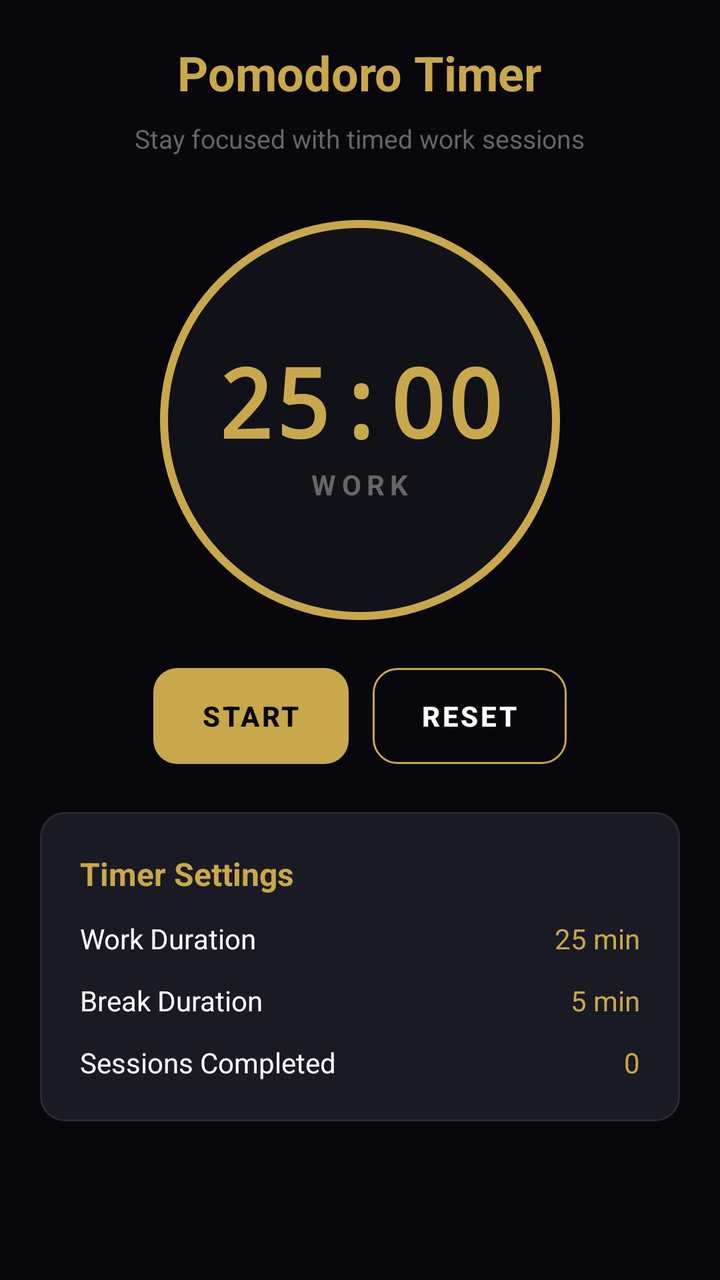
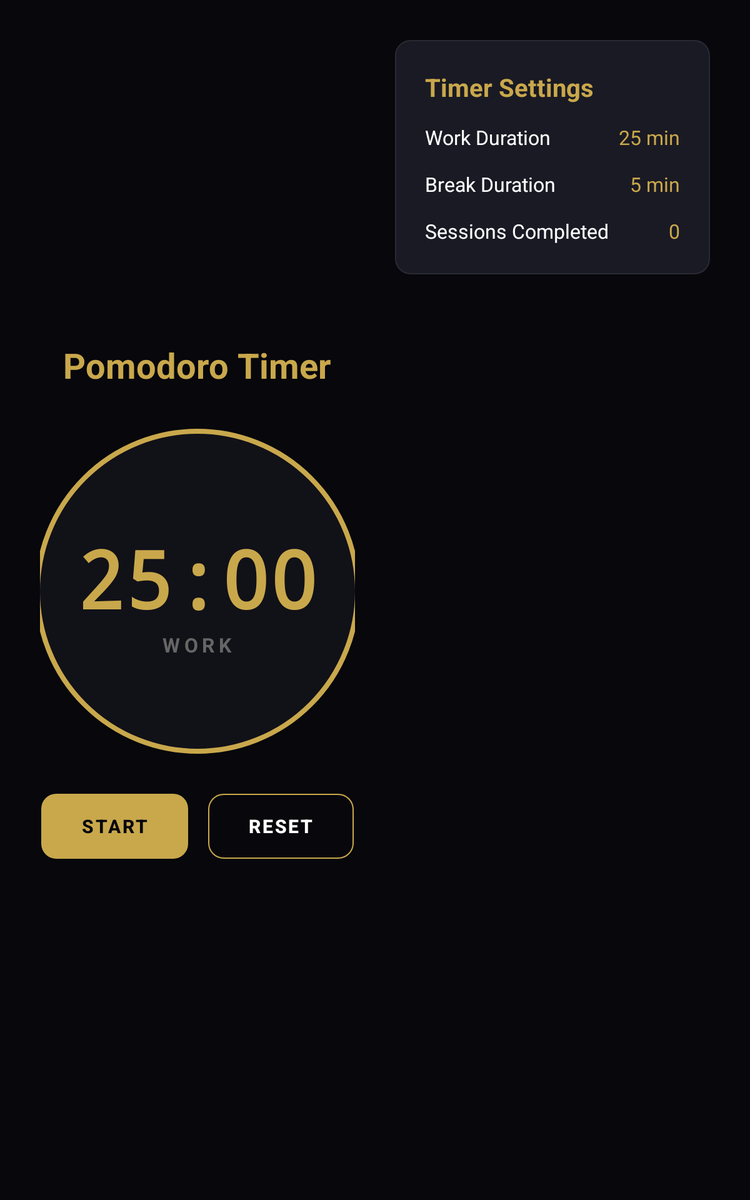

Compare how this app lays out the same screen by default and in its alternative resource folder. The renders come first, then the two layout files and the values they reference.
<!-- AndroidManifest.xml: application theme Theme.FocusForge -->
<!-- res/layout/fragment_timer.xml -->
<?xml version="1.0" encoding="utf-8"?>
<LinearLayout xmlns:android="http://schemas.android.com/apk/res/android"
    android:layout_width="match_parent"
    android:layout_height="match_parent"
    android:orientation="vertical"
    android:background="@color/bg_primary"
    android:padding="20dp"
    android:gravity="center_horizontal">

    <TextView
        android:layout_width="wrap_content"
        android:layout_height="wrap_content"
        android:text="Pomodoro Timer"
        android:textColor="@color/gold"
        android:textSize="24sp"
        android:textStyle="bold"
        android:layout_marginBottom="8dp" />

    <TextView
        android:layout_width="wrap_content"
        android:layout_height="wrap_content"
        android:text="Stay focused with timed work sessions"
        android:textColor="@color/text_muted"
        android:textSize="13sp"
        android:layout_marginBottom="32dp" />

    
    <LinearLayout
        android:layout_width="200dp"
        android:layout_height="200dp"
        android:orientation="vertical"
        android:gravity="center"
        android:background="@drawable/timer_circle"
        android:layout_marginBottom="24dp">

        <TextView
            android:id="@+id/timerText"
            android:layout_width="wrap_content"
            android:layout_height="wrap_content"
            android:text="25:00"
            android:textColor="@color/gold"
            android:textSize="48sp"
            android:textStyle="bold"
            android:fontFamily="monospace" />

        <TextView
            android:id="@+id/timerLabel"
            android:layout_width="wrap_content"
            android:layout_height="wrap_content"
            android:text="WORK"
            android:textColor="@color/text_muted"
            android:textSize="14sp"
            android:textStyle="bold"
            android:letterSpacing="0.2" />
    </LinearLayout>

    
    <LinearLayout
        android:layout_width="wrap_content"
        android:layout_height="wrap_content"
        android:orientation="horizontal"
        android:layout_marginBottom="24dp">

        <Button
            android:id="@+id/btnStart"
            android:layout_width="wrap_content"
            android:layout_height="48dp"
            android:text="START"
            android:textColor="@color/bg_primary"
            android:textStyle="bold"
            android:textSize="14sp"
            android:background="@drawable/button_gold_bg"
            android:paddingHorizontal="24dp"
            android:layout_marginEnd="12dp" />

        <Button
            android:id="@+id/btnReset"
            android:layout_width="wrap_content"
            android:layout_height="48dp"
            android:text="RESET"
            android:textColor="@color/text_primary"
            android:textStyle="bold"
            android:textSize="14sp"
            android:background="@drawable/button_outline_bg"
            android:paddingHorizontal="24dp" />
    </LinearLayout>

    
    <LinearLayout
        android:layout_width="match_parent"
        android:layout_height="wrap_content"
        android:orientation="vertical"
        android:background="@drawable/card_bg"
        android:padding="20dp">

        <TextView
            android:layout_width="wrap_content"
            android:layout_height="wrap_content"
            android:text="Timer Settings"
            android:textColor="@color/gold"
            android:textSize="16sp"
            android:textStyle="bold"
            android:layout_marginBottom="12dp" />

        
        <LinearLayout
            android:layout_width="match_parent"
            android:layout_height="wrap_content"
            android:orientation="horizontal"
            android:gravity="center_vertical"
            android:layout_marginBottom="12dp">

            <TextView
                android:layout_width="0dp"
                android:layout_height="wrap_content"
                android:layout_weight="1"
                android:text="Work Duration"
                android:textColor="@color/text_primary"
                android:textSize="14sp" />

            <TextView
                android:id="@+id/workDuration"
                android:layout_width="wrap_content"
                android:layout_height="wrap_content"
                android:text="25 min"
                android:textColor="@color/gold"
                android:textSize="14sp" />
        </LinearLayout>

        
        <LinearLayout
            android:layout_width="match_parent"
            android:layout_height="wrap_content"
            android:orientation="horizontal"
            android:gravity="center_vertical"
            android:layout_marginBottom="12dp">

            <TextView
                android:layout_width="0dp"
                android:layout_height="wrap_content"
                android:layout_weight="1"
                android:text="Break Duration"
                android:textColor="@color/text_primary"
                android:textSize="14sp" />

            <TextView
                android:id="@+id/breakDuration"
                android:layout_width="wrap_content"
                android:layout_height="wrap_content"
                android:text="5 min"
                android:textColor="@color/gold"
                android:textSize="14sp" />
        </LinearLayout>

        
        <LinearLayout
            android:layout_width="match_parent"
            android:layout_height="wrap_content"
            android:orientation="horizontal"
            android:gravity="center_vertical">

            <TextView
                android:layout_width="0dp"
                android:layout_height="wrap_content"
                android:layout_weight="1"
                android:text="Sessions Completed"
                android:textColor="@color/text_primary"
                android:textSize="14sp" />

            <TextView
                android:id="@+id/sessionCount"
                android:layout_width="wrap_content"
                android:layout_height="wrap_content"
                android:text="0"
                android:textColor="@color/gold"
                android:textSize="14sp" />
        </LinearLayout>
    </LinearLayout>

</LinearLayout>
<!-- resources referenced by this layout -->
<resources>
  <color name="bg_primary">#07070C</color>
  <color name="gold">#C9A84C</color>
  <color name="text_muted">#666666</color>
  <color name="text_primary">#FFFFFF</color>
  <!-- drawable button_gold_bg (drawable) -->
  <?xml version="1.0" encoding="utf-8"?>
  <shape xmlns:android="http://schemas.android.com/apk/res/android"
      android:shape="rectangle">
      <solid android:color="#C9A84C" />
      <corners android:radius="12dp" />
  </shape>
  <!-- drawable button_outline_bg (drawable) -->
  <?xml version="1.0" encoding="utf-8"?>
  <shape xmlns:android="http://schemas.android.com/apk/res/android"
      android:shape="rectangle">
      <stroke android:width="1dp" android:color="#C9A84C" />
      <corners android:radius="12dp" />
      <solid android:color="@android:color/transparent" />
  </shape>
  <!-- drawable card_bg (drawable) -->
  <?xml version="1.0" encoding="utf-8"?>
  <shape xmlns:android="http://schemas.android.com/apk/res/android"
      android:shape="rectangle">
      <solid android:color="#1A1A24" />
      <corners android:radius="12dp" />
      <stroke
          android:width="1dp"
          android:color="#2A2A34" />
  </shape>
  <!-- drawable timer_circle (drawable) -->
  <?xml version="1.0" encoding="utf-8"?>
  <shape xmlns:android="http://schemas.android.com/apk/res/android"
      android:shape="oval">
      <stroke android:width="4dp" android:color="#C9A84C" />
      <solid android:color="#111118" />
      <size android:width="200dp" android:height="200dp" />
  </shape>
  <style name="Theme.FocusForge" parent="Theme.MaterialComponents.DayNight.NoActionBar">
          <item name="android:windowBackground">@color/bg_primary</item>
          <item name="android:statusBarColor">@color/bg_primary</item>
          <item name="android:navigationBarColor">@color/bg_primary</item>
          <item name="android:textColorPrimary">@color/text_primary</item>
          <item name="android:textColorSecondary">@color/text_secondary</item>
          <item name="colorPrimary">@color/gold</item>
          <item name="colorPrimaryVariant">@color/gold_dark</item>
          <item name="colorOnPrimary">@color/bg_primary</item>
          <item name="colorSecondary">@color/gold</item>
          <item name="colorOnSecondary">@color/bg_primary</item>
          <item name="bottomNavigationStyle">@style/Widget.FocusForge.BottomNav</item>
      </style>
  <color name="text_secondary">#999999</color>
  <color name="gold_dark">#8B6914</color>
  <style name="Widget.FocusForge.BottomNav" parent="Widget.MaterialComponents.BottomNavigationView.Colored">
          <item name="backgroundTint">@color/bg_secondary</item>
          <item name="itemIconTint">@color/gold</item>
          <item name="itemTextColor">@color/gold</item>
      </style>
  <color name="bg_secondary">#111118</color>
</resources>
<!-- res/layout-sw600dp/fragment_timer.xml (the repository's variant of the layout above) -->
<!-- drawn on a 7-inch tablet held upright -->
<?xml version="1.0" encoding="utf-8"?>
<LinearLayout xmlns:android="http://schemas.android.com/apk/res/android"
    android:layout_width="match_parent"
    android:layout_height="match_parent"
    android:orientation="horizontal"
    android:background="@color/bg_primary"
    android:padding="32dp">

    
    <LinearLayout
        android:layout_width="0dp"
        android:layout_height="match_parent"
        android:layout_weight="1"
        android:orientation="vertical"
        android:gravity="center"
        android:layout_marginEnd="32dp">

        <TextView
            android:layout_width="wrap_content"
            android:layout_height="wrap_content"
            android:text="Pomodoro Timer"
            android:textColor="@color/gold"
            android:textSize="28sp"
            android:textStyle="bold"
            android:layout_marginBottom="32dp" />

        <LinearLayout
            android:layout_width="260dp"
            android:layout_height="260dp"
            android:orientation="vertical"
            android:gravity="center"
            android:background="@drawable/timer_circle"
            android:layout_marginBottom="32dp">

            <TextView
                android:id="@+id/timerText"
                android:layout_width="wrap_content"
                android:layout_height="wrap_content"
                android:text="25:00"
                android:textColor="@color/gold"
                android:textSize="64sp"
                android:textStyle="bold"
                android:fontFamily="monospace" />

            <TextView
                android:id="@+id/timerLabel"
                android:layout_width="wrap_content"
                android:layout_height="wrap_content"
                android:text="WORK"
                android:textColor="@color/text_muted"
                android:textSize="16sp"
                android:textStyle="bold"
                android:letterSpacing="0.2" />
        </LinearLayout>

        <LinearLayout
            android:layout_width="wrap_content"
            android:layout_height="wrap_content"
            android:orientation="horizontal">

            <Button
                android:id="@+id/btnStart"
                android:layout_width="wrap_content"
                android:layout_height="52dp"
                android:text="START"
                android:textColor="@color/bg_primary"
                android:textStyle="bold"
                android:textSize="15sp"
                android:background="@drawable/button_gold_bg"
                android:paddingHorizontal="32dp"
                android:layout_marginEnd="16dp" />

            <Button
                android:id="@+id/btnReset"
                android:layout_width="wrap_content"
                android:layout_height="52dp"
                android:text="RESET"
                android:textColor="@color/text_primary"
                android:textStyle="bold"
                android:textSize="15sp"
                android:background="@drawable/button_outline_bg"
                android:paddingHorizontal="32dp" />
        </LinearLayout>
    </LinearLayout>

    
    <LinearLayout
        android:layout_width="0dp"
        android:layout_height="wrap_content"
        android:layout_weight="1"
        android:orientation="vertical"
        android:gravity="center_vertical">

        <LinearLayout
            android:layout_width="match_parent"
            android:layout_height="wrap_content"
            android:orientation="vertical"
            android:background="@drawable/card_bg"
            android:padding="24dp">

            <TextView
                android:layout_width="wrap_content"
                android:layout_height="wrap_content"
                android:text="Timer Settings"
                android:textColor="@color/gold"
                android:textSize="20sp"
                android:textStyle="bold"
                android:layout_marginBottom="16dp" />

            <LinearLayout
                android:layout_width="match_parent"
                android:layout_height="wrap_content"
                android:orientation="horizontal"
                android:gravity="center_vertical"
                android:layout_marginBottom="16dp">

                <TextView
                    android:layout_width="0dp"
                    android:layout_height="wrap_content"
                    android:layout_weight="1"
                    android:text="Work Duration"
                    android:textColor="@color/text_primary"
                    android:textSize="16sp" />

                <TextView
                    android:id="@+id/workDuration"
                    android:layout_width="wrap_content"
                    android:layout_height="wrap_content"
                    android:text="25 min"
                    android:textColor="@color/gold"
                    android:textSize="16sp" />
            </LinearLayout>

            <LinearLayout
                android:layout_width="match_parent"
                android:layout_height="wrap_content"
                android:orientation="horizontal"
                android:gravity="center_vertical"
                android:layout_marginBottom="16dp">

                <TextView
                    android:layout_width="0dp"
                    android:layout_height="wrap_content"
                    android:layout_weight="1"
                    android:text="Break Duration"
                    android:textColor="@color/text_primary"
                    android:textSize="16sp" />

                <TextView
                    android:id="@+id/breakDuration"
                    android:layout_width="wrap_content"
                    android:layout_height="wrap_content"
                    android:text="5 min"
                    android:textColor="@color/gold"
                    android:textSize="16sp" />
            </LinearLayout>

            <LinearLayout
                android:layout_width="match_parent"
                android:layout_height="wrap_content"
                android:orientation="horizontal"
                android:gravity="center_vertical">

                <TextView
                    android:layout_width="0dp"
                    android:layout_height="wrap_content"
                    android:layout_weight="1"
                    android:text="Sessions Completed"
                    android:textColor="@color/text_primary"
                    android:textSize="16sp" />

                <TextView
                    android:id="@+id/sessionCount"
                    android:layout_width="wrap_content"
                    android:layout_height="wrap_content"
                    android:text="0"
                    android:textColor="@color/gold"
                    android:textSize="16sp" />
            </LinearLayout>
        </LinearLayout>
    </LinearLayout>

</LinearLayout>
